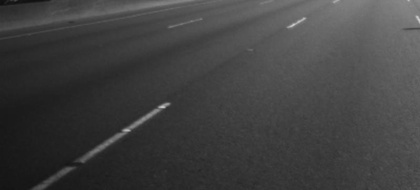
%> input picture left_image/1.jpg, 420 x 190 px, shrunk from 800 x 361 before the run
$ octave --eval "result = image_processing(imread('left_image/1.jpg'));"   (GNU Octave 9; MATLAB toolbox functions it lacks are replaced by stand-ins)
%> lines starting %> are read from the running program, lines starting %| are printed output that depends on the picture; in (x1, y1, x2, y2) boxes, pixels count from 0 and x2, y2 are one past the last pixel; in counts of white or black regions, pixels touching at a corner belong together; the program's own positions count from 1
function processed_image = image_processing(I)
%IMAGE_PROCESSING Summary of this function goes here
%   Detailed explanation goes here
I = imgaussfilt(I,2);

for i = 1:size(I,1)
    for j = 1:size(I,2)
        if I(i,j) < 120
            I(i,j) = 0;
        else
            I(i,j) = 255;
        end
    end
end
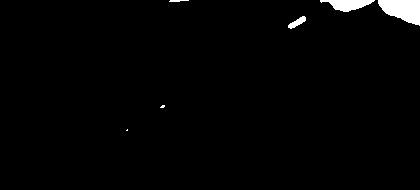
%> I: size 190x420 uint8; 1.6% white; 6 white regions (2 under 20 px), largest, box (x1, y1, x2, y2) and area: (378, 0, 420, 26) 750, (320, 0, 375, 12) 389, (288, 16, 306, 29) 107, (169, 0, 189, 2) 30

% figure()
% imshow(I)
% title("white highlight")

processed_image = edge(I,'canny');
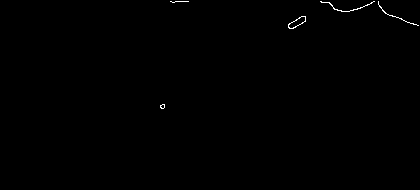
%> processed_image: size 190x420 logical; 0.26% white in thin lines or dots, all inside (x1, y1, x2, y2) = (160, 1, 419, 109)

end

$ run again, on left_image/12.jpg
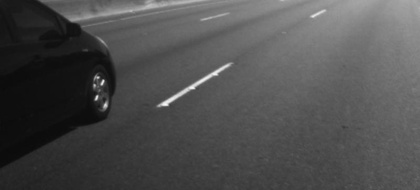
%> input picture left_image/12.jpg, 420 x 190 px, shrunk from 800 x 361 before the run
%> after the loop in image_processing, `for i = 1:size(I,1)`:
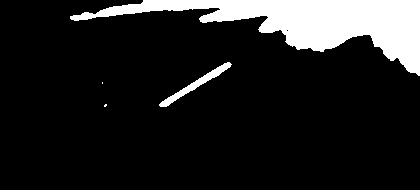
%> I: size 190x420 uint8; 13% white; 4 white regions (2 under 20 px), largest, box (x1, y1, x2, y2) and area: (70, 0, 420, 76) 9855, (159, 62, 232, 107) 534
%> in image_processing, `processed_image = edge(I,'canny');`:
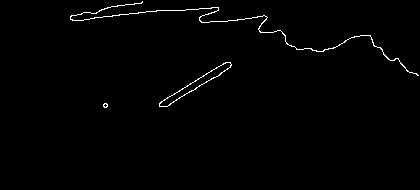
%> processed_image: size 190x420 logical; 0.98% white in thin lines or dots, all inside (x1, y1, x2, y2) = (70, 1, 419, 108)
